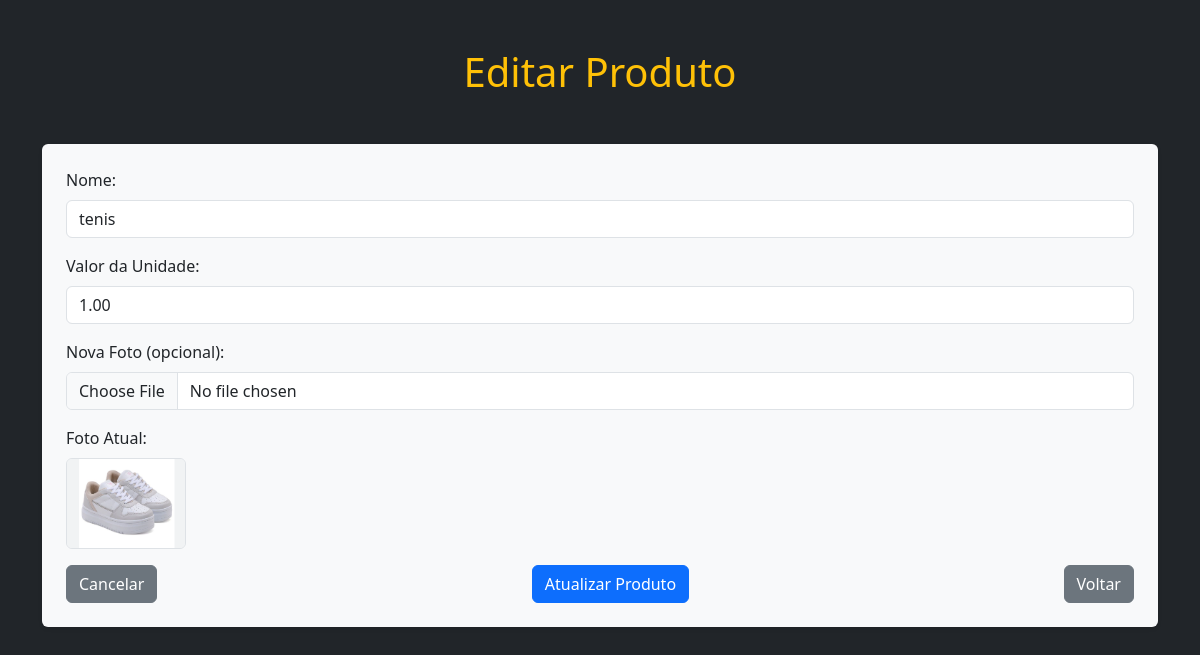
The page /view/produto/editar_produto.php?id=1 (signed in) on the database its author committed.
### tables this page shows
CREATE TABLE `produtos` (
  `id` int(11) NOT NULL,
  `nome` varchar(200) NOT NULL,
  `valor_unidade` decimal(10,2) NOT NULL,
  `quantidade` int(11) NOT NULL DEFAULT 0,
  `data_criacao` timestamp NOT NULL DEFAULT current_timestamp(),
  `data_atualizacao` timestamp NOT NULL DEFAULT current_timestamp() ON UPDATE current_timestamp(),
  `modificado_por` int(11) DEFAULT NULL,
  `foto` varchar(255) DEFAULT NULL
);

### view/produto/editar_produto.php (the view, shortened to what this page needs)
<?php
include '../../connection.php';
include '../../head.php';
$id = $_GET['id'];
$sql = "SELECT * FROM produtos WHERE id = $id";
$result = $conn->query($sql);
$row = $result->fetch_assoc();
?>
<!DOCTYPE html>
<html lang="pt-BR">
<head>
</head>
<body class="bg-dark text-light">
    <div class="container py-5">
        <h1 class="text-center text-warning mb-5">Editar Produto</h1>
        <form action="../../controller/atualizar_produto.php" method="post" enctype="multipart/form-data" class="bg-light text-dark p-4 rounded shadow-sm">
            <div class="mb-3">
                <label for="nome" class="form-label">Nome:</label>
                <input type="text" name="nome" id="nome" value="<?= htmlspecialchars($row['nome']) ?>" class="form-control" required>
            </div>
            <div class="mb-3">
                <label for="valor_unidade" class="form-label">Valor da Unidade:</label>
                <input type="number" step="0.01" name="valor_unidade" id="valor_unidade" value="<?= $row['valor_unidade'] ?>" class="form-control" required>
            </div>
            <div class="mb-3">
                <label for="foto" class="form-label">Nova Foto (opcional):</label>
                <input type="file" name="foto" id="foto" class="form-control" accept="image/*">
            </div>
            <div class="mb-3">
                <label class="form-label">Foto Atual:</label><br>
                <img src="fotos/<?= $row['foto'] ?>" width="120" class="rounded border">
            </div>
            <div class="d-flex justify-content-between">
                <a href="cadastro-produto.php" class="btn btn-secondary">Cancelar</a>
                <button type="submit" class="btn btn-primary">Atualizar Produto</button>
                <button type="button" class="btn btn-secondary" onclick="window.history.back()">Voltar</button>
            </div>
        </form>
    </div>
</body>
</html>

### assets/css/style.css (style rules this page uses)
* { margin: 0; padding: 0; box-sizing: border-box; }
body { font-family: sans-serif; font-size: 16px; background-color: #fff; }

### rows shown on the page
produtos: nome "tenis", valor_unidade "1.00", foto (picture)
